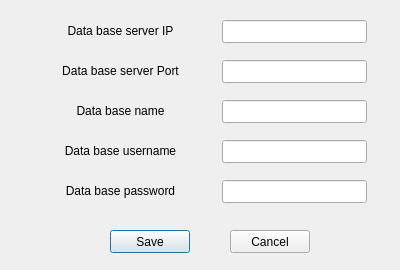
<?xml version="1.0" encoding="UTF-8"?>
<ui version="4.0">
 <class>OnlineDatabaseSetting</class>
 <widget class="QDialog" name="OnlineDatabaseSetting">
  <property name="geometry">
   <rect>
    <x>0</x>
    <y>0</y>
    <width>400</width>
    <height>270</height>
   </rect>
  </property>
  <property name="windowTitle">
   <string>Online database setting</string>
  </property>
  <widget class="QLabel" name="label">
   <property name="geometry">
    <rect>
     <x>54</x>
     <y>20</y>
     <width>133</width>
     <height>21</height>
    </rect>
   </property>
   <property name="text">
    <string>Data base server IP</string>
   </property>
   <property name="alignment">
    <set>Qt::AlignCenter</set>
   </property>
  </widget>
  <widget class="QLabel" name="label_2">
   <property name="geometry">
    <rect>
     <x>54</x>
     <y>60</y>
     <width>133</width>
     <height>21</height>
    </rect>
   </property>
   <property name="text">
    <string>Data base server Port</string>
   </property>
   <property name="alignment">
    <set>Qt::AlignCenter</set>
   </property>
  </widget>
  <widget class="QLabel" name="label_3">
   <property name="geometry">
    <rect>
     <x>54</x>
     <y>100</y>
     <width>133</width>
     <height>21</height>
    </rect>
   </property>
   <property name="text">
    <string>Data base name</string>
   </property>
   <property name="alignment">
    <set>Qt::AlignCenter</set>
   </property>
  </widget>
  <widget class="QLabel" name="label_4">
   <property name="geometry">
    <rect>
     <x>54</x>
     <y>140</y>
     <width>133</width>
     <height>21</height>
    </rect>
   </property>
   <property name="text">
    <string>Data base username</string>
   </property>
   <property name="alignment">
    <set>Qt::AlignCenter</set>
   </property>
  </widget>
  <widget class="QLabel" name="label_password">
   <property name="geometry">
    <rect>
     <x>54</x>
     <y>180</y>
     <width>133</width>
     <height>21</height>
    </rect>
   </property>
   <property name="text">
    <string>Data base password</string>
   </property>
   <property name="alignment">
    <set>Qt::AlignCenter</set>
   </property>
  </widget>
  <widget class="QLineEdit" name="lineEdit_IP">
   <property name="geometry">
    <rect>
     <x>222</x>
     <y>20</y>
     <width>145</width>
     <height>23</height>
    </rect>
   </property>
  </widget>
  <widget class="QLineEdit" name="lineEdit_Port">
   <property name="geometry">
    <rect>
     <x>222</x>
     <y>60</y>
     <width>145</width>
     <height>23</height>
    </rect>
   </property>
  </widget>
  <widget class="QLineEdit" name="lineEdit_DatabaseName">
   <property name="geometry">
    <rect>
     <x>222</x>
     <y>100</y>
     <width>145</width>
     <height>23</height>
    </rect>
   </property>
  </widget>
  <widget class="QLineEdit" name="lineEdit_username">
   <property name="geometry">
    <rect>
     <x>222</x>
     <y>140</y>
     <width>145</width>
     <height>23</height>
    </rect>
   </property>
  </widget>
  <widget class="QLineEdit" name="lineEdit_password">
   <property name="geometry">
    <rect>
     <x>222</x>
     <y>180</y>
     <width>145</width>
     <height>23</height>
    </rect>
   </property>
  </widget>
  <widget class="QPushButton" name="pushButton_Save">
   <property name="geometry">
    <rect>
     <x>110</x>
     <y>230</y>
     <width>80</width>
     <height>23</height>
    </rect>
   </property>
   <property name="text">
    <string>Save</string>
   </property>
  </widget>
  <widget class="QPushButton" name="pushButton_Cancel">
   <property name="geometry">
    <rect>
     <x>230</x>
     <y>230</y>
     <width>80</width>
     <height>23</height>
    </rect>
   </property>
   <property name="text">
    <string>Cancel</string>
   </property>
  </widget>
 </widget>
 <resources/>
 <connections/>
</ui>
